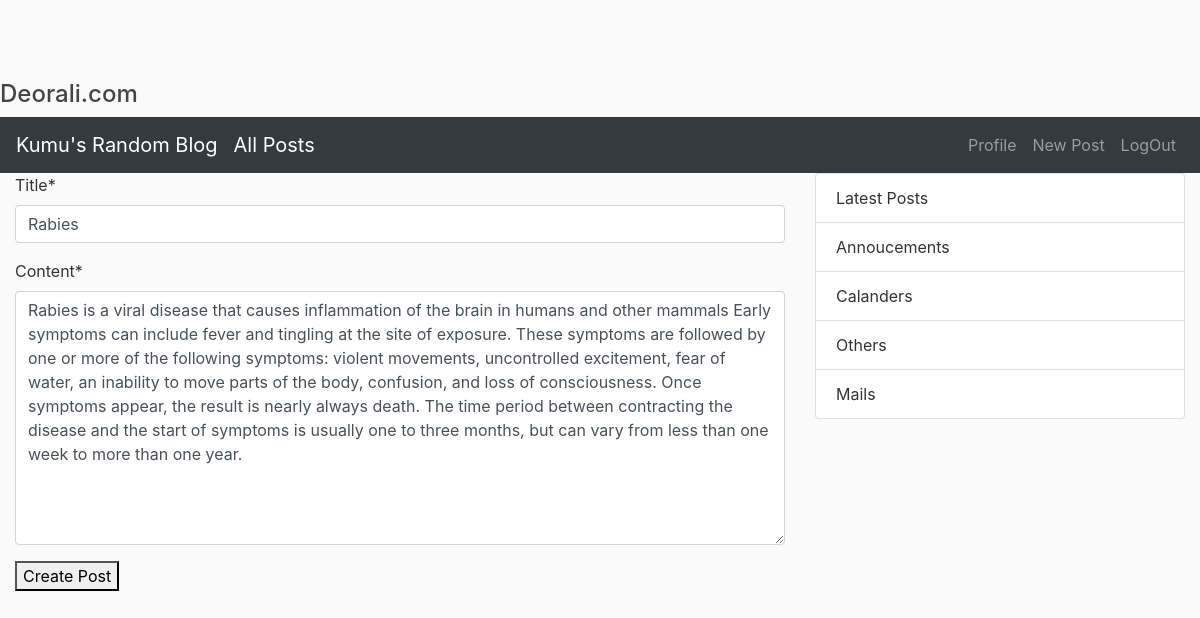
The app's page /postupdate/21/ (signed in) with its own data.
### blogs/models.py (models this page shows, shortened)
class Post(models.Model):
	title=models.CharField(max_length=100)
	content=RichTextField()
	date_post=models.DateTimeField(default=timezone.now)
	author=models.ForeignKey(User, on_delete=models.CASCADE)

### blogs/views.py (the view, shortened to what this page needs)
# urls.py: path('postupdate/<int:pk>/',PostUpdaeView.as_view(),name='postupdate'),
class PostUpdaeView(LoginRequiredMixin,UpdateView):
	model=Post
	template_name='blogs/post_form.html'
	context_object_name='form'
	fields=['title','content']

### blogs/templates/blogs/post_form.html (shortened to what this page needs)
{% extends 'blogs/base.html'%}
{% block content %}
{% load crispy_forms_tags %}
<form method='post'>
{{form|crispy|safe}}
<button type="submit">Create Post</button>
</form>
{% endblock %}

### blogs/templates/blogs/base.html (style rules this page uses)
body { background: #fafafa; color: #333333; margin-top: 5rem; }

### records on screen
Post: title "Rabies", content "Rabies is a viral disease that causes inflammation of the brain in humans and other mammals Early symptoms can include fever and tingling at the site of exposure. These symptoms are followed by one or more of the following symptoms: violent movements, uncontrolled excitement, fear of water, an inability to move parts of the body, confusion, and loss of consciousness. Once symptoms appear, the result is nearly always death. The time period between contracting the disease and the start of symptoms is usually one to three months, but can vary from less than one week to more than one year."
